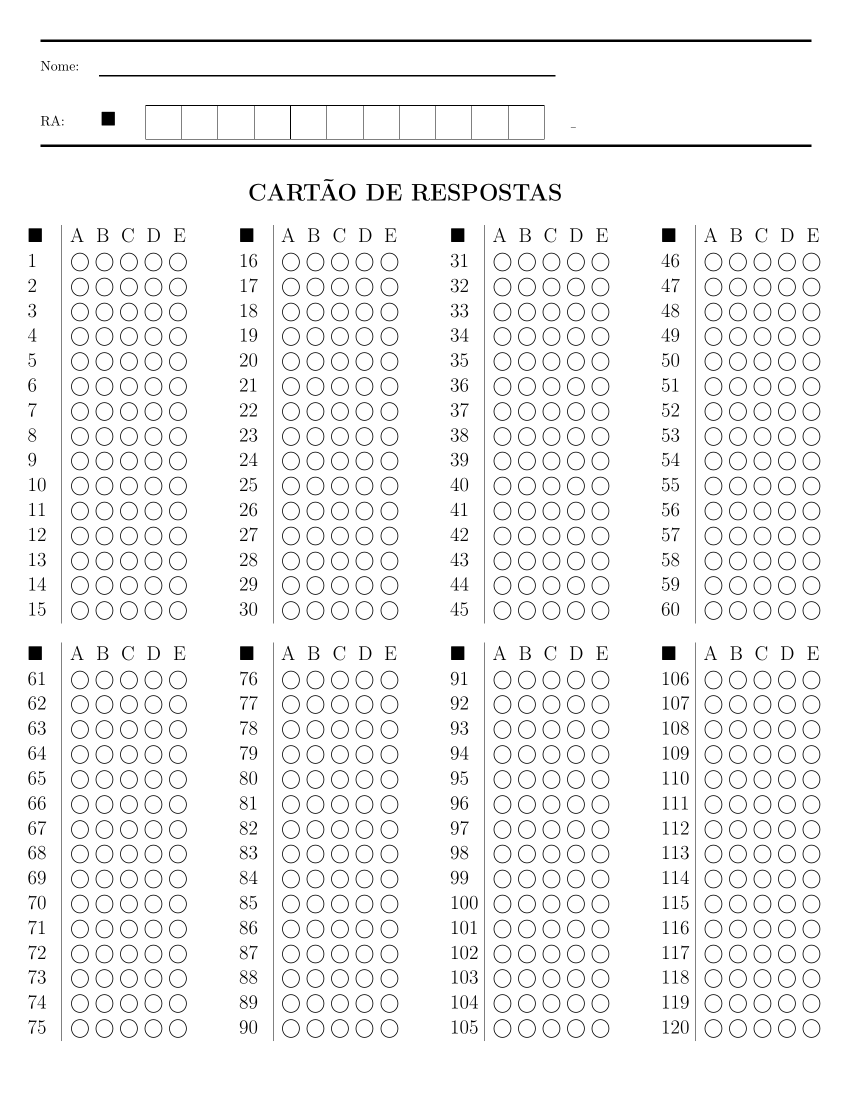
#> input picture modelo.png, 1700 x 2200 px (shown at 1/2 size)
$ jupyter execute --allow-errors experimentos_circulos.ipynb
#> lines starting #> are read from the running program, lines starting #| are printed output that depends on the picture; after the words box and inside, x2 and y2 are one past the last pixel; in counts of white or black regions, pixels touching at a corner belong together
[cell 1]
import numpy as np
import matplotlib.pyplot as plt

from skimage import data, color
from skimage.transform import hough_circle, hough_circle_peaks, resize, rescale
from skimage.feature import canny
from skimage.draw import circle_perimeter, circle
from skimage.util import img_as_ubyte
from skimage.io import imread, imsave

from pdf2image import convert_from_path, convert_from_bytes

[cell 2]
from skimage import __version__ as ski_version
ski_version

#> (a cell that did not finish here is left out)

[cell 4]
factor = 3

[cell 5]
# Load picture and detect edges
image = imread('modelo.png', as_gray=True)
#> image is the input picture: shape (2200, 1700) float64; min 0, max 1, mean 0.952
height, width = image.shape
#> height = 2200; width = 1700

new_height, new_width = int(height/factor), int(width/factor)
#> new_height = 733; new_width = 566
print(new_height, new_width)
#| 733 566

image = resize(image, (730, 550))
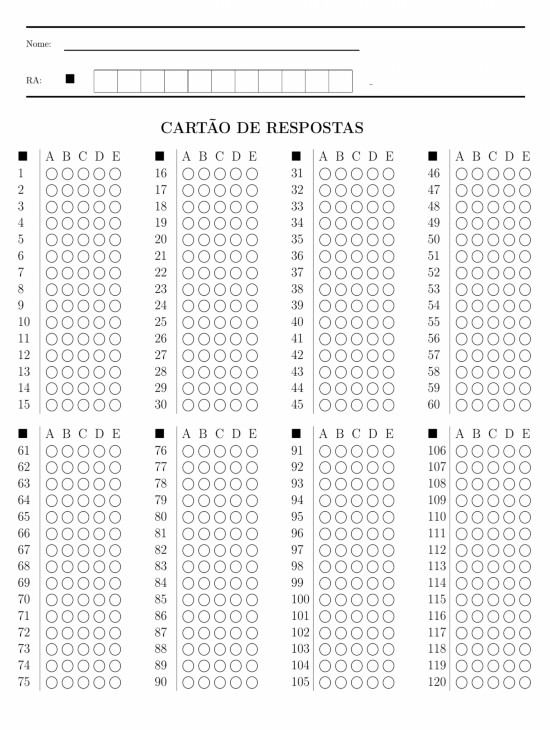
#> image: shape (730, 550) float64; min 0, max 1, mean 0.953

image = img_as_ubyte(image)

edges = canny(image=image, sigma=0.1, low_threshold=10, high_threshold=10)
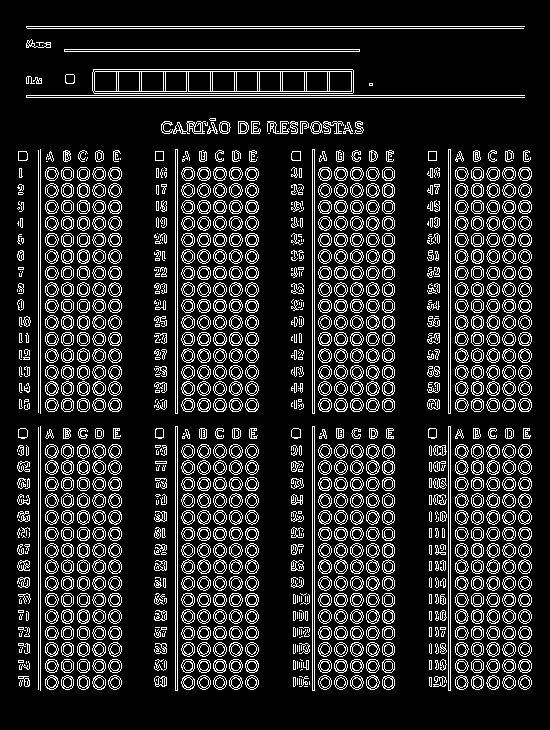
#> edges: shape (730, 550) bool; 15.3% white in thin lines or dots, all inside (x1, y1, x2, y2) = (17, 26, 532, 691)

plt.figure(figsize=(25,30))
plt.imshow(edges, aspect='auto')
# plt.savefig('edges.png')

[cell 6]
image.shape
#> Out = (730, 550)

[cell 7]
# Detect two radii
import time
t0 = time.perf_counter()

# hough_radii = np.arange(15, 15, 2)
hough_radii = [5] # np.array([5])
hough_res = hough_circle(edges, hough_radii)
accums, cx, cy, radii = hough_circle_peaks(hough_res, hough_radii, total_num_peaks=602)
#> accums = 602 values, max 0.875 at index 0, min 0.625 at index 551, mean 0.684; cx = 602 values, max 526 at index 523, min 22 at index 127, mean 284.5; cy = 602 values, max 682 at index 44, min 126 at index 0, mean 426.2; radii = 602 values from 5 to 5

tf = time.perf_counter()
tf-t0

[cell 8]
# display(accums, cx, cy, radii)

[cell 9]
plt.clf()
plt.cla()
plt.close()

[cell 10]
image = color.gray2rgb(image)
#> image: shape (730, 550, 3)
for center_y, center_x, radius in zip(cy, cx, radii):
    circy, circx = circle(center_y, center_x, radius, shape=image.shape)
    image[circy, circx] = (0, 255, 0)
#> this loop made 602 passes
#> (center_y, center_x) on passes 1 to 3: (126, 224), (128, 224), (128, 243)
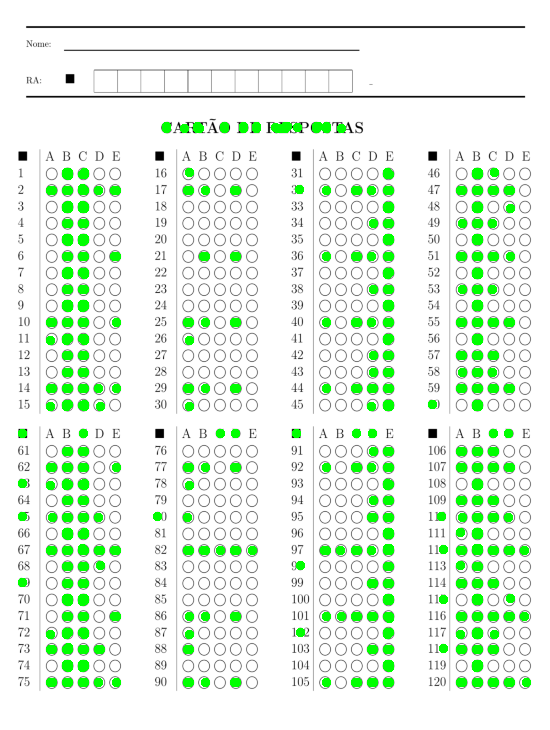
#> image: shape (730, 550, 3); mean R, G, B 228, 244.4, 228

plt.figure(figsize=(20,25))
plt.imshow(image, aspect='auto')
imsave('out.png', image)
